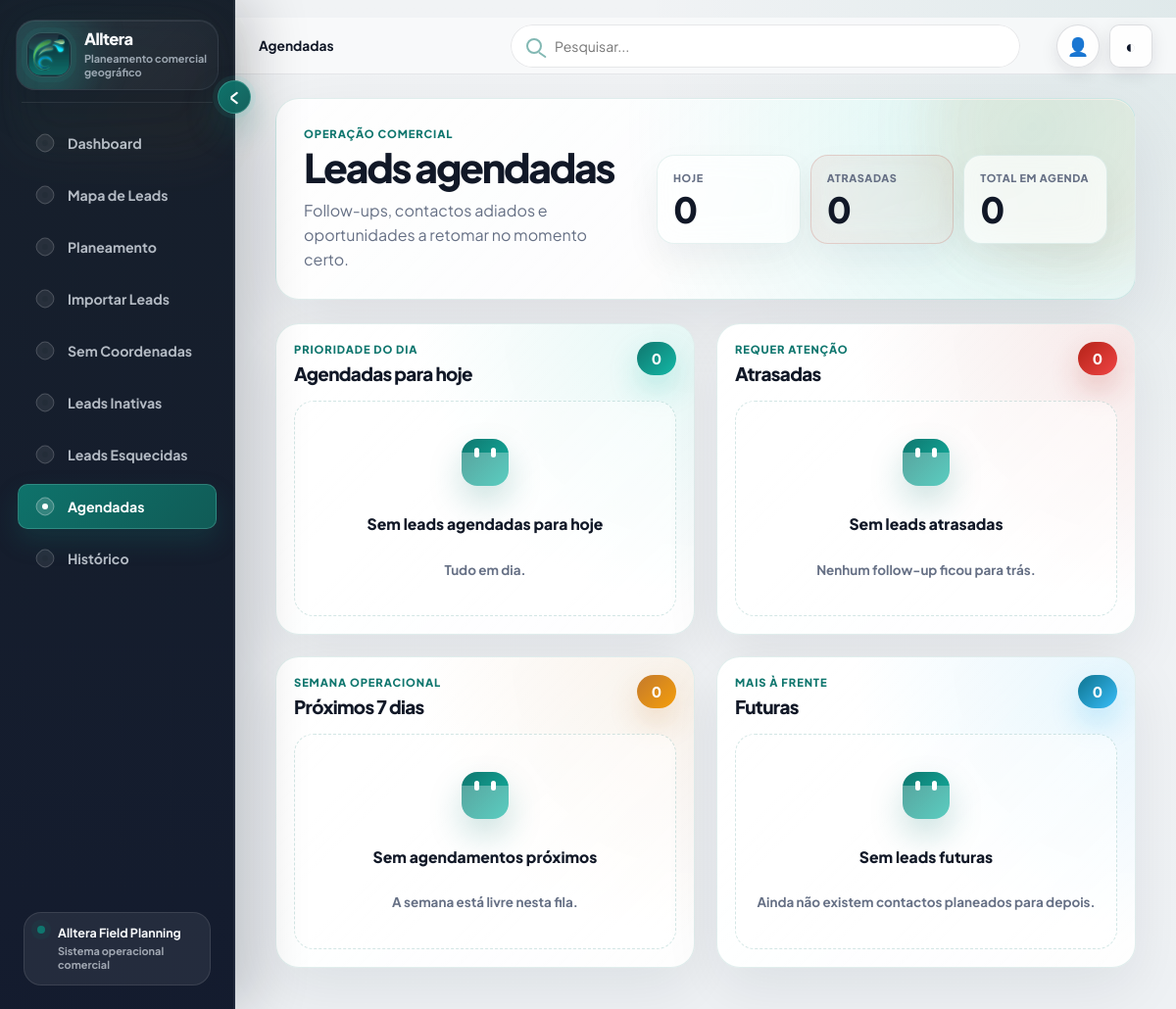
The page /agendadas on the database as committed earlier.
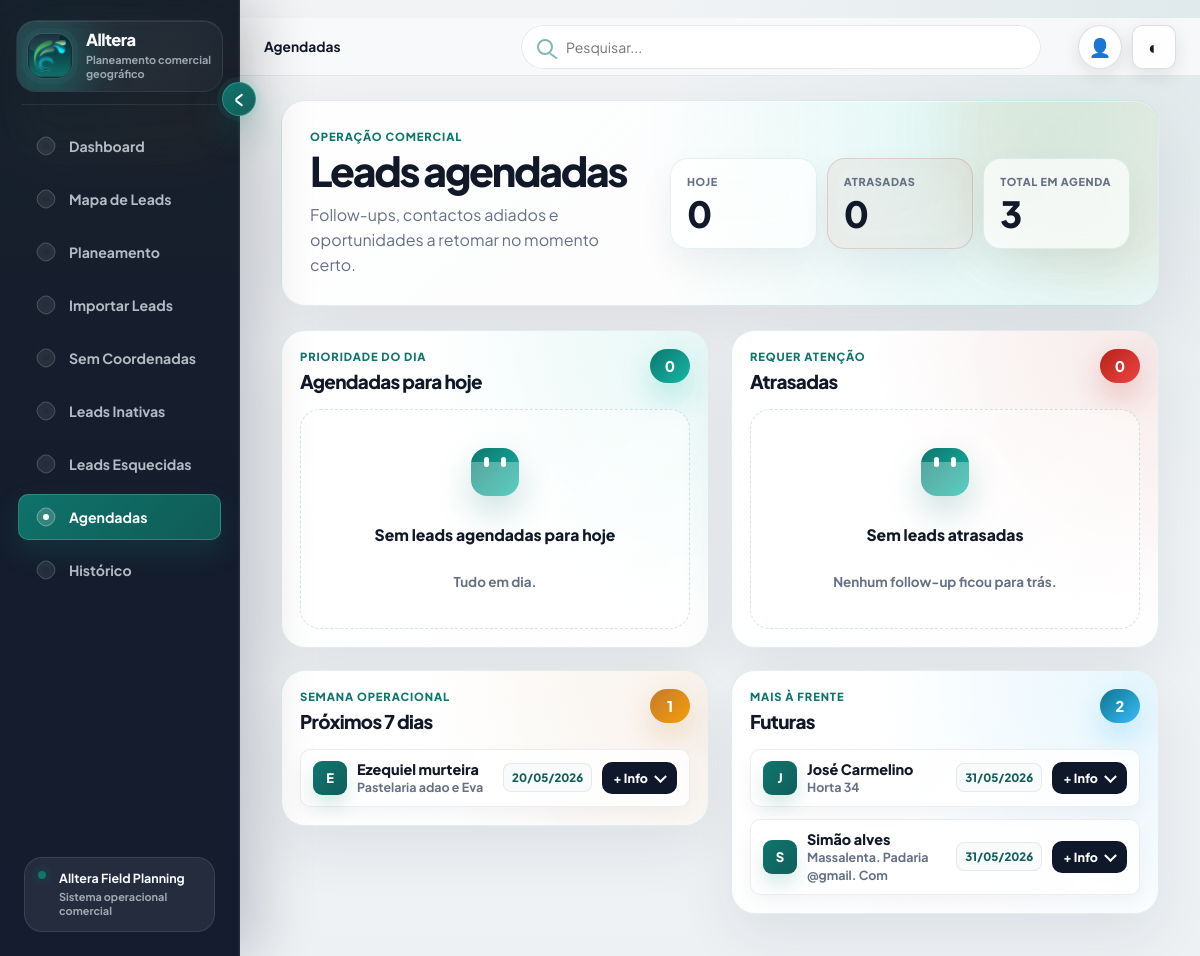
The same page on the database as committed later.
### PlataformaApoioDecisaoComercial/models.py (models this page shows, shortened)
class Lead(db.Model):
    id = db.Column(db.Integer, primary_key=True)
    nome_cliente = db.Column(db.String(180), nullable=True)
    area_negocio = db.Column(db.String(120), nullable=True)
    cidade = db.Column(db.String(80), nullable=True)
    empresa = db.Column(db.String(180), nullable=True)
    nome_empresa = db.Column(db.String(180), nullable=False)
    tipo_cliente = db.Column(db.String(80), nullable=False)
    morada = db.Column(db.String(220), nullable=True)
    codigo_postal = db.Column(db.String(20), nullable=True)
    localidade = db.Column(db.String(80), nullable=False)
    contacto = db.Column(db.String(120), nullable=True)
    telefone = db.Column(db.String(40), nullable=True)
    email = db.Column(db.String(160), nullable=True)
    categoria = db.Column(db.String(120), nullable=True)
    nif = db.Column(db.String(30), nullable=True)
    observacoes = db.Column(db.Text, nullable=True)
    observacoes_contacto = db.Column(db.Text, nullable=True)
    reuniao_info = db.Column(db.Text, nullable=True)
    classificacao_observacao = db.Column(db.String(80), nullable=True)
    motivo_classificacao = db.Column(db.Text, nullable=True)
    latitude = db.Column(db.Float, nullable=True)
    longitude = db.Column(db.Float, nullable=True)
    estado = db.Column(db.String(40), nullable=False, default="Por contactar")
    estado_lead = db.Column(db.String(40), nullable=True, default="Por contactar")
    prioridade = db.Column(db.String(20), nullable=True, default="Baixa")
    comercial_responsavel = db.Column(db.String(80), nullable=False, default="Flávia")
    data_novo_contacto = db.Column(db.Date, nullable=True)
    data_reuniao = db.Column(db.Date, nullable=True)
    hora_reuniao = db.Column(db.String(10), nullable=True)
    tags = db.Column(db.String(300), nullable=True)
    insight_tags = db.Column(db.String(400), nullable=True)
    insight_note = db.Column(db.Text, nullable=True)
    created_at = db.Column(db.DateTime, default=datetime.utcnow)
    updated_at = db.Column(db.DateTime, default=datetime.utcnow, onupdate=datetime.utcnow)
    historico = db.relationship(
        "HistoricoLead",
        backref="lead",
        cascade="all, delete-orphan",
        order_by="desc(HistoricoLead.created_at)",
    )
    def tag_list(self):
        return [tag.strip() for tag in (self.tags or "").split(",") if tag.strip()]
    def insight_tag_list(self):
        return [tag.strip() for tag in (self.insight_tags or "").split(",") if tag.strip()]

### PlataformaApoioDecisaoComercial/app.py (the view, shortened to what this page needs)
    @app.route("/agendadas", methods=["GET", "POST"])
    def agendadas():
        return render_template("agendadas.html", scheduled=scheduled_leads_context(), today=date.today())

### PlataformaApoioDecisaoComercial/app.py (called while the page is built, shortened)
def normalize_lookup(value):
    text = str(value or "").strip().lower()
    text = unicodedata.normalize("NFKD", text)
    return "".join(char for char in text if not unicodedata.combining(char))

def clean_text(value):
    return re.sub(r"\s+", " ", str(value or "").strip())

def is_scheduled_lead(lead):
    if not lead or not lead.data_novo_contacto:
        return False
    state = normalize_legacy_state(lead.estado)
    text = normalize_lookup(" ".join([
        lead.estado or "",
        lead.classificacao_observacao or "",
        lead.observacoes or "",
        lead.observacoes_contacto or "",
        lead.motivo_classificacao or "",
    ]))
    if state in SCHEDULED_STATES:
        return True

def scheduled_bucket(lead, today=None):
    today = today or date.today()
    if not is_scheduled_lead(lead):
        return ""
    if lead.data_novo_contacto < today:
        return "overdue"
    if lead.data_novo_contacto == today:
        return "today"
    if lead.data_novo_contacto <= today + timedelta(days=7):
        return "next7"
    return "future"

### PlataformaApoioDecisaoComercial/templates/agendadas.html (shortened to what this page needs)
{% extends "base.html" %}
{% block header_title %}Agendadas{% endblock %}
{% macro empty_state(title, subtitle) %}
<div class="scheduled-empty">
    <div class="scheduled-empty__icon" aria-hidden="true"></div>
    <strong>{{ title }}</strong>
    <span>{{ subtitle }}</span>
</div>
{% endmacro %}
{% macro scheduled_card(lead, tone="default") %}
{% set name = lead.nome_cliente or lead.nome_empresa or lead.empresa or "Lead sem nome" %}
{% set latest = lead.historico[0] if lead.historico else none %}
{% set next_action = "Contactar hoje" if tone == "today" else ("Retomar contacto" if tone == "overdue" else "Preparar follow-up") %}
{% set tags = lead.tag_list() %}
{% set insight_tags = lead.insight_tag_list() %}
<article class="scheduled-lead-card scheduled-lead-card--{{ tone }}">
    <div class="scheduled-lead-card__top">
        <div class="scheduled-avatar" aria-hidden="true">{{ name[:1]|upper }}</div>
        <div class="scheduled-lead-card__identity">
            <strong>{{ name }}</strong>
            <span>{{ lead.empresa or lead.nome_empresa or "Sem empresa" }}</span>
        </div>
        <span class="scheduled-date-pill">{{ lead.data_novo_contacto.strftime("%d/%m/%Y") if lead.data_novo_contacto else "-" }}</span>
        <button class="link-button scheduled-info-toggle" type="button" aria-expanded="false">+ Info</button>
    </div>
</article>
{% endmacro %}
{% macro scheduled_section(title, subtitle, count, items, tone, empty_title, empty_subtitle) %}
<section class="scheduled-section-card scheduled-section-card--{{ tone }}">
    <header class="scheduled-section-card__header">
        <div>
            <p class="eyebrow">{{ subtitle }}</p>
            <h2>{{ title }}</h2>
        </div>
        <span class="scheduled-count scheduled-count--{{ tone }}">{{ count }}</span>
    </header>
    <div class="scheduled-section-card__body">
        {% for lead in items %}
            {{ scheduled_card(lead, tone) }}
        {% else %}
            {{ empty_state(empty_title, empty_subtitle) }}
        {% endfor %}
    </div>
</section>
{% endmacro %}
{% block content %}
<main class="page-shell scheduled-page">
    <section class="scheduled-hero-v2">
        <div class="scheduled-hero-v2__copy">
            <p class="eyebrow">Operação comercial</p>
            <h1>Leads agendadas</h1>
            <p>Follow-ups, contactos adiados e oportunidades a retomar no momento certo.</p>
        </div>
        <div class="scheduled-hero-stats">
            <article><span>Hoje</span><strong>{{ scheduled.today_count }}</strong></article>
            <article class="is-warning"><span>Atrasadas</span><strong>{{ scheduled.overdue_count }}</strong></article>
            <article><span>Total em agenda</span><strong>{{ scheduled.today|length + scheduled.overdue|length + scheduled.next7|length + scheduled.future|length }}</strong></article>
        </div>
    </section>
    <section class="scheduled-grid-v2">
        {{ scheduled_section(
            "Agendadas para hoje",
            "Prioridade do dia",
            scheduled.today|length,
            scheduled.today,
            "today",
            "Sem leads agendadas para hoje",
            "Tudo em dia."
        ) }}
        {{ scheduled_section(
            "Atrasadas",
            "Requer atenção",
            scheduled.overdue|length,
            scheduled.overdue,
            "overdue",
            "Sem leads atrasadas",
            "Nenhum follow-up ficou para trás."
        ) }}
        {{ scheduled_section(
            "Próximos 7 dias",
            "Semana operacional",
            scheduled.next7|length,
            scheduled.next7,
            "next",
            "Sem agendamentos próximos",
            "A semana está livre nesta fila."
        ) }}
        {{ scheduled_section(
            "Futuras",
            "Mais à frente",
            scheduled.future|length,
            scheduled.future,
            "future",
            "Sem leads futuras",
            "Ainda não existem contactos planeados para depois."
        ) }}
    </section>
</main>
{% endblock %}

Rows that differ between the two databases and show on the page:
now on this page (row edited): Lead: nome_cliente "E", nome_cliente "Ezequiel murteira", empresa "Pastelaria adao e Eva", data_novo_contacto "20/05/2026"
now on this page (row edited): Lead: nome_cliente "J", nome_cliente "José Carmelino", empresa "Horta 34", data_novo_contacto "31/05/2026"
now on this page (row edited): Lead: nome_cliente "S", nome_cliente "Simão alves", empresa "Massalenta. Padaria @gmail. Com", data_novo_contacto "31/05/2026"
Other text that changed with them:
{{ count }}: "0 0 0 0" → "0 0 1 2"
{{ title }}: "Sem leads agendadas para hoje Sem leads atrasadas Sem agendamentos próximos Sem leads futuras" → "Sem leads agendadas para hoje Sem leads atrasadas"
{{ subtitle }}: "Tudo em dia. Nenhum follow-up ficou para trás. A semana está livre nesta fila. Ainda não existem contactos planeados para depois." → "Tudo em dia. Nenhum follow-up ficou para trás."
text no longer shown: "0"
text now shown: "3"
